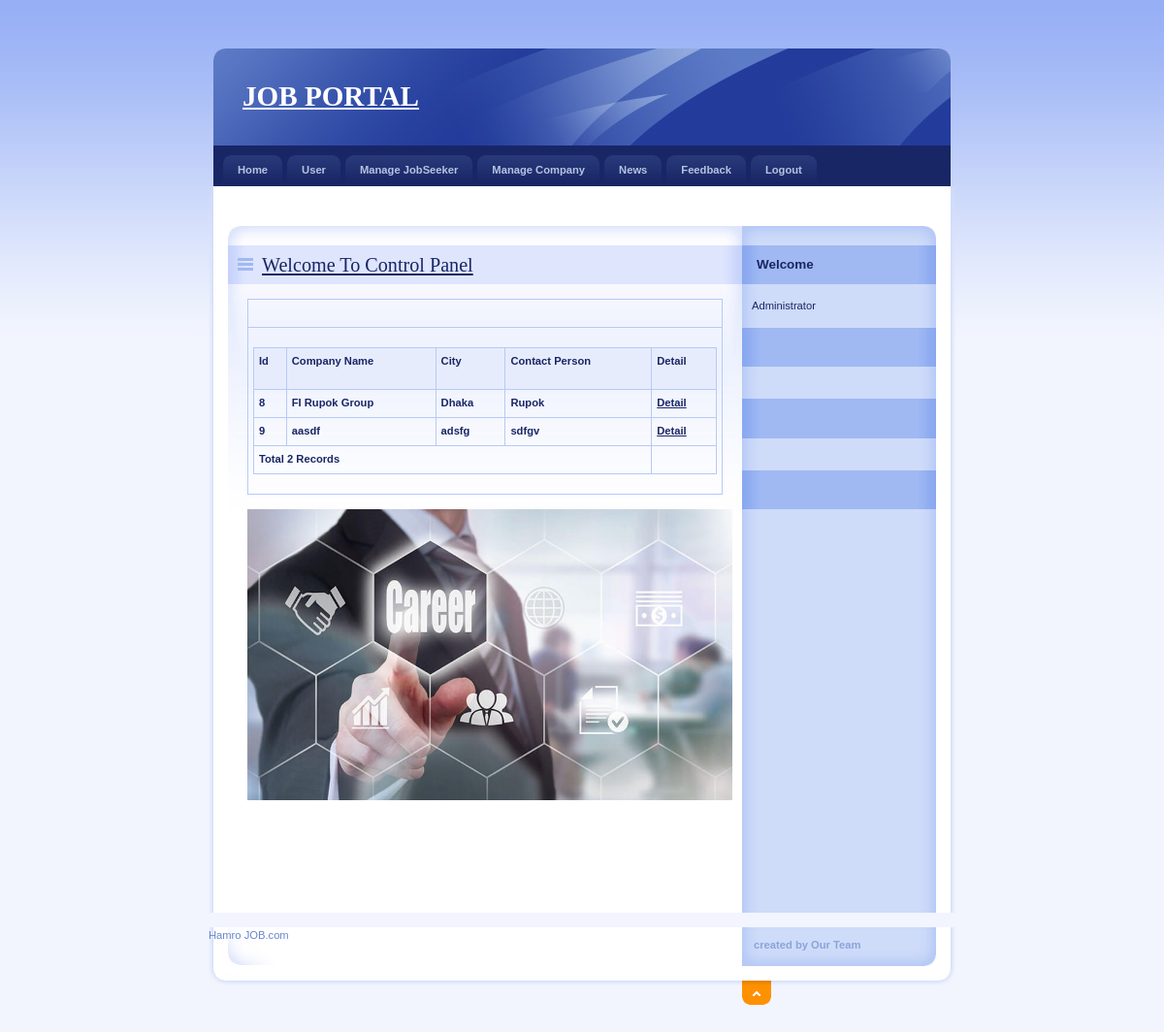
/Admin/ManageEmployer.php (signed in), run on the app's committed database.
### tables this page shows
CREATE TABLE `employer_reg` (
  `EmployerId` int(11) NOT NULL,
  `CompanyName` varchar(20) NOT NULL,
  `ContactPerson` varchar(20) NOT NULL,
  `Address` varchar(100) NOT NULL,
  `City` varchar(20) NOT NULL,
  `Email` varchar(40) NOT NULL,
  `Mobile` bigint(20) NOT NULL,
  `Area_Work` varchar(40) NOT NULL,
  `Status` varchar(10) NOT NULL,
  `UserName` varchar(20) NOT NULL,
  `Password` varchar(20) NOT NULL,
  `Question` varchar(100) NOT NULL,
  `Answer` varchar(50) NOT NULL
);

### Admin/ManageEmployer.php (the view, shortened to what this page needs)
<!DOCTYPE html PUBLIC "-//W3C//DTD XHTML 1.0 Strict//EN" "http://www.w3.org/TR/xhtml1/DTD/xhtml1-strict.dtd">
<html xmlns="http://www.w3.org/1999/xhtml" xml:lang="cs" lang="cs">
<head>
    <link rel="stylesheet" media="screen,projection" type="text/css" href="./css/main.css"/>
    <link rel="stylesheet" media="print" type="text/css" href="./css/print.css"/>
    <link rel="stylesheet" media="aural" type="text/css" href="./css/aural.css"/>
</head>
<body id="www-url-cz">
<div id="main" class="box">
    <?php
    include "Header.php"
    ?>
    <?php
    include "menu.php"
    ?>
    <div id="page" class="box">
        <div id="page-in" class="box">
            <div id="strip" class="box noprint">
                <p id="breadcrumbs">&nbsp;</p>
            </div>
            <div id="content">
                <div class="article">
                    <h2><span><a href="#">Welcome To Control Panel</a></span></h2>
                    <table width="100%" border="0" cellspacing="0" cellpadding="0">
                        <tr>
                            <td>&nbsp;</td>
                        </tr>
                        <tr>
                            <td>
                                <table width="100%" border="1" bordercolor="#1CB5F1">
                                    <tr>
                                        <th height="32" bgcolor="#1CB5F1" class="style3">
                                            <div align="left" class="style9 style5"><strong>Id</strong></div>
                                        </th>
                                        <th bgcolor="#1CB5F1" class="style3">
                                            <div align="left" class="style9 style5"><strong>Company Name</strong></div>
                                        </th>
                                        <th bgcolor="#1CB5F1" class="style3">
                                            <div align="left" class="style9 style5"><strong>City</strong></div>
                                        </th>
                                        <th bgcolor="#1CB5F1" class="style3">
                                            <div align="left" class="style12">Contact Person</div>
                                        </th>
                                        <th bgcolor="#1CB5F1" class="style3">
                                            <div align="left" class="style9 style5"><strong>Detail</strong></div>
                                        </th>
                                    </tr>
                                    <?php
                                    $con = mysqli_connect("localhost", "root", "", "job");
                                    $sql = "select * from Employer_Reg where Status='Pending'";
                                    $result = mysqli_query($con,$sql);
                                    while ($row = mysqli_fetch_array($result)) {
                                        $Id = $row['EmployerId'];
                                        $Name = $row['CompanyName'];
                                        $City = $row['City'];
                                        $CP = $row['ContactPerson'];
                                        ?>
                                        <tr>
                                            <td class="style3">
                                                <div align="left" class="style9 style5">
                                                    <strong><?php echo $Id; ?></strong></div>
                                            </td>
                                            <td class="style3">
                                                <div align="left" class="style9 style5">
                                                    <strong><?php echo $Name; ?></strong></div>
                                            </td>
                                            <td class="style3">
                                                <div align="left" class="style9 style5">
                                                    <strong><?php echo $City; ?></strong></div>
                                            </td>
                                            <td class="style3">
                                                <div align="left" class="style9 style5">
                                                    <strong><?php echo $CP; ?></strong></div>
                                            </td>
                                            <td class="style3">
                                                <div align="left" class="style9 style5"><strong><a
                                                            href="DetailEmp.php?EmpId=<?php echo $Id; ?>">Detail</a></strong>
                                                </div>
                                            </td>
                                        </tr>
                                        <?php
                                    }
                                    $records = mysqli_num_rows($result);
                                    ?>
                                    <tr>
                                        <td colspan="4" class="style3">
                                            <div align="left"
                                                 class="style12"><?php echo "Total " . $records . " Records"; ?> </div>
                                        </td>
                                    </tr>
                                </table>
                            </td>
                        </tr>
                    </table>
					<p><img src="design/job-1.jpg" alt="" width="500" height="300" /></p>
                    <p>&nbsp;</p>
                    <p class="btn-more box noprint">&nbsp;</p>
                </div>
            </div>
            <?php
            include "right.php"
            ?>
        </div>
    </div>
    <?php
    include "footer.php"
    ?>
</div>
</body>
</html>

### Admin/css/main.css (style rules this page uses)
* { min-height:1px; }
body { border:0; margin:0; padding:0; background:#F2F5FE url("../design/bg.gif") 0 0 repeat-x; font:70%/160% "verdana",sans-serif; color:#192666; _text-align:center; }
a { color:#192666; }
p { border:0; margin:15px 0; padding:0; }
div { display:block; border:0; margin:0; padding:0; }
h1, h2, h3, h4, h5 { border:0; margin:15px 0 10px 0; padding:0; font-weight:bold; }
h2 { font-size:180%; line-height:100%; font-family:"georgia",serif; font-weight:normal; }
table { display:table; border-collapse:collapse; margin:15px 0; padding:0; border:1px solid #B7CAF6; font-size:100%; }
tr { display:table-row; }
th, td { display: table-cell; border:1px solid #B7CAF6; margin:0; padding:5px; vertical-align:top; text-align:left; }
th { background:#E7ECFD; text-align:center; color:#192666; font-weight:bold; }
a, img, span { border:0; margin:0; padding:0; }
strong, .strong { font-weight:bold; }
.box { min-height:1px; _height:1px; }
.box:after { content:"."; display:block; line-height:0px; font-size:0px; visibility:hidden; clear:both; }
#main { width:770px; margin:50px auto 0 auto; _text-align:left; }
#page { width:770px; min-height:1px; background:#FFF url("../design/bg_page.gif") 0 0 repeat-y; _height:1px; }
#page-in { min-height:1px; padding:10px 0; background:url("../design/bg_page_in.jpg") 0 0 no-repeat; _height:1px; }
#strip { position:relative; clear:both; padding:3px 20px 10px 20px; color:#6182D1; }
#strip p { margin:0; }
#strip #breadcrumbs { width:520px; margin:0; padding:0; }
#content { float:left; width:530px; _width:550px; margin:0; padding:0 0 0 20px; }
#content .article { clear:both; margin:0; padding:20px; background:url("../design/content_article_bg.jpg") 0 0 no-repeat; }
#content .article h2 { margin:0 -20px; padding:10px; background:#DEE5FD url("../design/content_title_bg.gif") 0 0 repeat-y; color:#192666; }
#content .article h2 span { background:url("../design/ico_list.gif") 0 50% no-repeat; padding-left:25px; }
#content .article p { text-align:justify; }
#content .btn-more { margin:0 0 15px 0; padding:0; border:0; position:relative; }

### Admin/css/print.css (style rules this page uses)
body { border:0; margin:0; padding:0; font-size:12pt }
a { color:#000; text-decoration:none; }
h1, h2, h3 { page-break-after:avoid; page-break-inside:avoid; }
table { border-collapse: collapse; border-width:1px; border-style:solid; }
th, td { display:table-cell; border-width:1px; border-style:solid; }
.noprint { display:none; }

### Admin/css/aural.css (style rules this page uses)
body { voice-family:paul,male; volume:loud; speech-rate:slow; richness:90; stress:20; }
h1, h2, h3, h4, h5 { cue-before:url("ping.au"); }
p, table { pause:50ms; }
strong { pitch:medium; pitch-range:60; stress:90; richness:90; }

### Admin/ManageEmployer.php (style rules this page uses)
.style3 { font-weight: bold }

### data on the page
employer_reg: EmployerId "8", CompanyName "FI Rupok Group", City "Dhaka", ContactPerson "Rupok"
employer_reg: EmployerId "9", CompanyName "aasdf", City "adsfg", ContactPerson "sdfgv"

### other printed values
$records "2"
